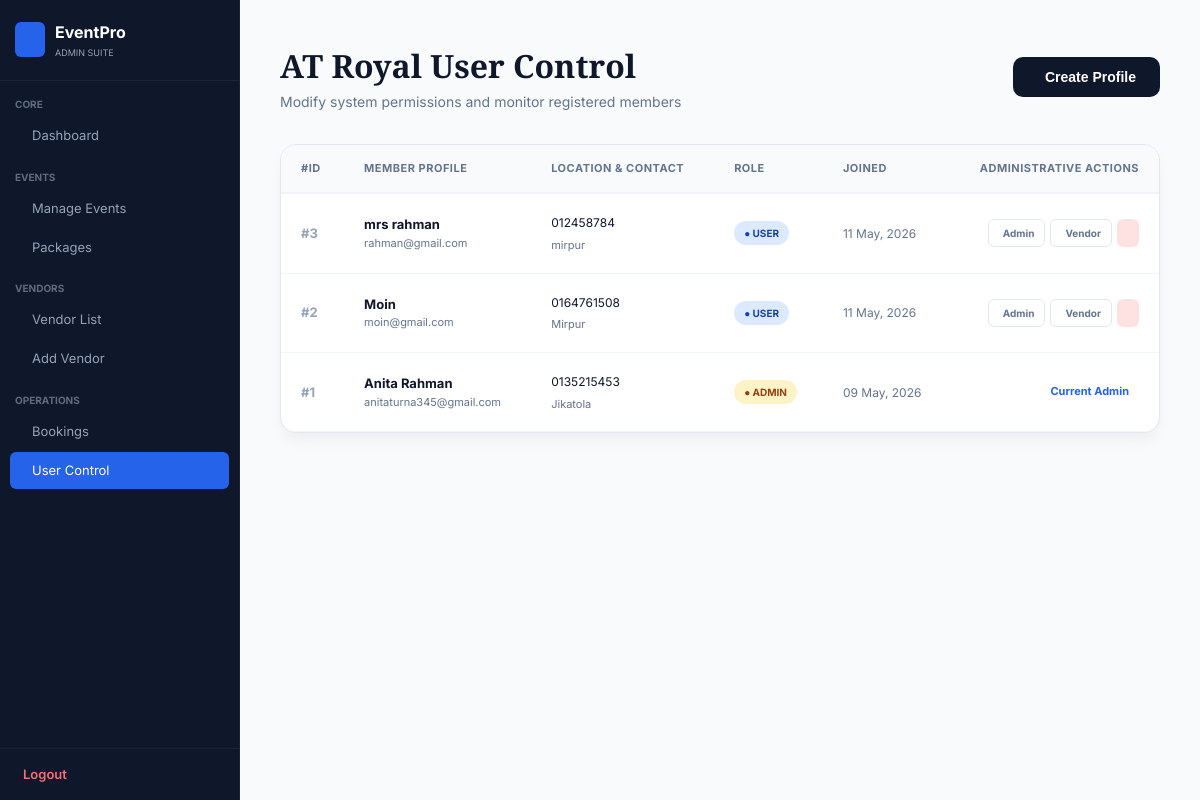
Screenshot of /views/admin/manage_users.php (signed in) with the database file from the repository.
### tables this page shows
CREATE TABLE `users` (
  `id` int(11) NOT NULL,
  `name` varchar(255) NOT NULL,
  `email` varchar(255) NOT NULL,
  `password` varchar(255) NOT NULL,
  `phone` varchar(50) DEFAULT NULL,
  `address` text DEFAULT NULL,
  `role` enum('user','admin','vendor') DEFAULT 'user',
  `created_at` datetime DEFAULT current_timestamp()
);

### views/admin/manage_users.php (the view, shortened to what this page needs)
<?php
require_once('../../config/db_connect.php');
?>
<!DOCTYPE html>
<html lang="en">
<head>
    <link rel="stylesheet" href="https://cdn.jsdelivr.net/npm/@tabler/icons-webfont@latest/tabler-icons.min.css">
</head>
<body>
    <div class="admin-shell">
        <?php include('sidebar.php'); ?>
        <main class="admin-content">
            <header class="page-header">
                <div>
                    <h1 class="page-title">AT Royal User Control</h1>
                    <p style="color:var(--slate-500); font-size:14px;">Modify system permissions and monitor registered members</p>
                </div>
                <button class="btn-create" onclick="openModal()">
                    <i class="ti ti-user-plus"></i> Create Profile
                </button>
            </header>
            <div class="card">
                <div class="table-responsive">
                    <table class="data-table">
                        <thead>
                            <tr>
                                <th>#ID</th>
                                <th>Member Profile</th>
                                <th>Location & Contact</th>
                                <th>Role</th>
                                <th>Joined</th>
                                <th style="text-align: right;">Administrative Actions</th>
                            </tr>
                        </thead>
                        <tbody>
                            <?php
                            $res = mysqli_query($conn, "SELECT * FROM users ORDER BY id DESC");
                            if($res && mysqli_num_rows($res) > 0):
                                while($u = mysqli_fetch_assoc($res)):
                            ?>
                            <tr>
                                <td style="font-weight:700; color:#94a3b8">#<?php echo $u['id']; ?></td>
                                <td>
                                    <div style="font-weight:700; color: var(--dark);"><?php echo htmlspecialchars($u['name']); ?></div>
                                    <div style="font-size:11px; color:var(--slate-500)"><?php echo htmlspecialchars($u['email']); ?></div>
                                </td>
                                <td>
                                    <div style="font-size:12px; margin-bottom: 2px;">
                                        <?php echo htmlspecialchars($u['phone'] ?? 'No Phone'); ?>
                                    </div>
                                    <div style="font-size:11px; color:var(--slate-500);">
                                        <?php echo htmlspecialchars($u['address'] ?? 'Not Set'); ?>
                                    </div>
                                </td>
                                <td>
                                    <span class="role-badge role-<?php echo $u['role']; ?>">
                                        ● <?php echo $u['role']; ?>
                                    </span>
                                </td>
                                <td style="color:var(--slate-500); font-size:12px;">
                                    <?php echo date('d M, Y', strtotime($u['created_at'])); ?>
                                </td>
                                <td style="text-align: right;">
                                    <div class="action-group" style="justify-content: flex-end;">
                                        <?php if($u['id'] != $_SESSION['user_id']): ?>
                                            <a href="?role=admin&id=<?php echo $u['id']; ?>" class="action-btn btn-promote" <?php echo ($u['role'] == 'admin') ? 'style="display:none"' : ''; ?> onclick="return confirm('Change user role to Admin?')">
                                                <i class="ti ti-shield-check"></i> Admin
                                            </a>
                                            <a href="?role=vendor&id=<?php echo $u['id']; ?>" class="action-btn btn-promote" <?php echo ($u['role'] == 'vendor') ? 'style="display:none"' : ''; ?> onclick="return confirm('Change user role to Vendor?')">
                                                <i class="ti ti-building-store"></i> Vendor
                                            </a>
                                            <a href="?delete=<?php echo $u['id']; ?>" class="action-btn btn-delete" onclick="return confirm('Permanently remove this user?')">
                                            </a>
                                        <?php else: ?>
                                            <span style="color:var(--primary); font-weight:700; font-size:11px; padding-right:10px;">
                                                <i class="ti ti-user-check"></i> Current Admin
                                            </span>
                                        <?php endif; ?>
                                    </div>
                                </td>
                            </tr>
                            <?php endwhile; else: ?>
                            <tr>
                                <td colspan="6" style="text-align:center; padding:50px; color:var(--slate-500)">No members found.</td>
                            </tr>
                            <?php endif; ?>
                        </tbody>
                    </table>
                </div>
            </div>
        </main>
    </div>
</body>
</html>

### views/admin/manage_users.php (style rules this page uses)
:root { --primary: #2563eb; --dark: #0f172a; --slate-500: #64748b; --bg-light: #f8fafc; }
* { box-sizing: border-box; margin: 0; padding: 0; }
body { font-family: 'Inter', sans-serif; background: var(--bg-light); color: var(--dark); line-height: 1.6; }
.admin-shell { display: flex; min-height: 100vh; }
.admin-content { margin-left: 240px; flex: 1; padding: 40px; width: calc(100% - 240px); }
.page-header { display: flex; justify-content: space-between; align-items: center; margin-bottom: 30px; }
.page-title { font-family: 'Playfair Display', serif; font-size: 32px; font-weight: 700; color: var(--dark); }
.btn-create { background: var(--dark); color: white; padding: 12px 24px; border-radius: 10px; text-decoration: none; font-weight: 600; display: inline-flex; align-items: center; gap: 8px; border: none; cursor: pointer; transition: 0.3s; font-size: 14px; }
.card { background: #fff; border-radius: 16px; border: 1px solid #e2e8f0; box-shadow: 0 10px 15px -3px rgba(0, 0, 0, 0.05); overflow: hidden; }
.table-responsive { overflow-x: auto; }
.data-table { width: 100%; border-collapse: collapse; }
.data-table th { background: #f8fafc; padding: 15px 20px; font-size: 11px; text-transform: uppercase; letter-spacing: 0.5px; color: var(--slate-500); font-weight: 700; text-align: left; border-bottom: 2px solid #f1f5f9; }
.data-table td { padding: 18px 20px; border-bottom: 1px solid #f1f5f9; font-size: 13px; vertical-align: middle; }
.role-badge { padding: 4px 10px; border-radius: 30px; font-size: 10px; font-weight: 700; text-transform: uppercase; display: inline-block; }
.role-admin { background: #fef3c7; color: #92400e; }
.role-user { background: #dbeafe; color: #1e40af; }
.action-group { display: flex; gap: 5px; flex-wrap: wrap; }
.action-btn { padding: 5px 10px; border-radius: 6px; text-decoration: none; font-size: 10px; font-weight: 700; transition: 0.2s; display: inline-flex; align-items: center; gap: 4px; border: 1px solid transparent; }
.btn-promote { background: #fff; border-color: #e2e8f0; color: var(--slate-500); }
.btn-delete { background: #fee2e2; color: #ef4444; }

### views/admin/sidebar.php (style rules this page uses)
:root { --side-bg: #0f172a; --side-hover: #1e293b; --side-active: #2563eb; --side-text: #94a3b8; }

### rows the page displays
users: id "3", name "mrs rahman", email "rahman@gmail.com", phone "012458784", address "mirpur", role "USER", created_at "11 May, 2026"
users: id "2", name "Moin", email "moin@gmail.com", phone "0164761508", address "Mirpur", role "USER", created_at "11 May, 2026"
users: id "1", name "Anita Rahman", email "anitaturna345@gmail.com", phone "0135215453", address "Jikatola", role "ADMIN", created_at "09 May, 2026", shows "Current Admin"
